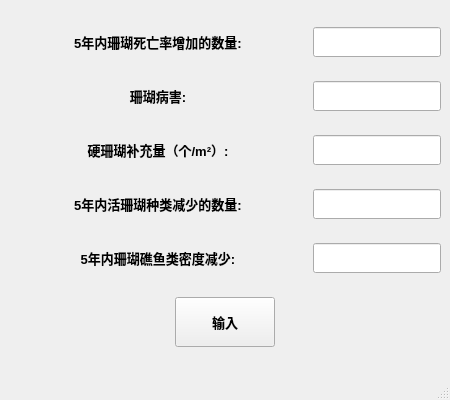
<?xml version="1.0" encoding="UTF-8"?>
<ui version="4.0">
 <class>MainWindow</class>
 <widget class="QMainWindow" name="MainWindow">
  <property name="geometry">
   <rect>
    <x>0</x>
    <y>0</y>
    <width>450</width>
    <height>400</height>
   </rect>
  </property>
  <property name="minimumSize">
   <size>
    <width>450</width>
    <height>400</height>
   </size>
  </property>
  <property name="maximumSize">
   <size>
    <width>450</width>
    <height>400</height>
   </size>
  </property>
  <property name="windowTitle">
   <string>生物版块</string>
  </property>
  <widget class="QWidget" name="centralwidget">
   <layout class="QVBoxLayout" name="verticalLayout">
    <item>
     <layout class="QHBoxLayout" name="horizontalLayout" stretch="7,3">
      <item>
       <widget class="QLabel" name="label">
        <property name="font">
         <font>
          <pointsize>10</pointsize>
          <weight>75</weight>
          <bold>true</bold>
         </font>
        </property>
        <property name="layoutDirection">
         <enum>Qt::LeftToRight</enum>
        </property>
        <property name="text">
         <string>5年内珊瑚死亡率增加的数量:</string>
        </property>
        <property name="alignment">
         <set>Qt::AlignCenter</set>
        </property>
       </widget>
      </item>
      <item>
       <widget class="QLineEdit" name="lineEdit">
        <property name="minimumSize">
         <size>
          <width>0</width>
          <height>30</height>
         </size>
        </property>
       </widget>
      </item>
     </layout>
    </item>
    <item>
     <layout class="QHBoxLayout" name="horizontalLayout_3" stretch="7,3">
      <item>
       <widget class="QLabel" name="label_2">
        <property name="font">
         <font>
          <pointsize>10</pointsize>
          <weight>75</weight>
          <bold>true</bold>
         </font>
        </property>
        <property name="text">
         <string>珊瑚病害:</string>
        </property>
        <property name="alignment">
         <set>Qt::AlignCenter</set>
        </property>
       </widget>
      </item>
      <item>
       <widget class="QLineEdit" name="lineEdit_2">
        <property name="minimumSize">
         <size>
          <width>0</width>
          <height>30</height>
         </size>
        </property>
       </widget>
      </item>
     </layout>
    </item>
    <item>
     <layout class="QHBoxLayout" name="horizontalLayout_4" stretch="7,3">
      <item>
       <widget class="QLabel" name="label_3">
        <property name="font">
         <font>
          <pointsize>10</pointsize>
          <weight>75</weight>
          <bold>true</bold>
         </font>
        </property>
        <property name="text">
         <string>硬珊瑚补充量（个/m²）:</string>
        </property>
        <property name="alignment">
         <set>Qt::AlignCenter</set>
        </property>
       </widget>
      </item>
      <item>
       <widget class="QLineEdit" name="lineEdit_3">
        <property name="minimumSize">
         <size>
          <width>0</width>
          <height>30</height>
         </size>
        </property>
       </widget>
      </item>
     </layout>
    </item>
    <item>
     <layout class="QHBoxLayout" name="horizontalLayout_6" stretch="7,3">
      <item>
       <widget class="QLabel" name="label_4">
        <property name="font">
         <font>
          <pointsize>10</pointsize>
          <weight>75</weight>
          <bold>true</bold>
         </font>
        </property>
        <property name="text">
         <string>5年内活珊瑚种类减少的数量:</string>
        </property>
        <property name="alignment">
         <set>Qt::AlignCenter</set>
        </property>
       </widget>
      </item>
      <item>
       <widget class="QLineEdit" name="lineEdit_4">
        <property name="minimumSize">
         <size>
          <width>0</width>
          <height>30</height>
         </size>
        </property>
       </widget>
      </item>
     </layout>
    </item>
    <item>
     <layout class="QHBoxLayout" name="horizontalLayout_2" stretch="7,3">
      <item>
       <widget class="QLabel" name="label_5">
        <property name="font">
         <font>
          <pointsize>10</pointsize>
          <weight>75</weight>
          <bold>true</bold>
         </font>
        </property>
        <property name="text">
         <string>5年内珊瑚礁鱼类密度减少:</string>
        </property>
        <property name="alignment">
         <set>Qt::AlignCenter</set>
        </property>
       </widget>
      </item>
      <item>
       <widget class="QLineEdit" name="lineEdit_5">
        <property name="minimumSize">
         <size>
          <width>0</width>
          <height>30</height>
         </size>
        </property>
       </widget>
      </item>
     </layout>
    </item>
    <item>
     <layout class="QHBoxLayout" name="horizontalLayout_5">
      <property name="topMargin">
       <number>0</number>
      </property>
      <property name="bottomMargin">
       <number>0</number>
      </property>
      <item>
       <widget class="QPushButton" name="pushButton">
        <property name="minimumSize">
         <size>
          <width>0</width>
          <height>0</height>
         </size>
        </property>
        <property name="maximumSize">
         <size>
          <width>100</width>
          <height>50</height>
         </size>
        </property>
        <property name="font">
         <font>
          <pointsize>10</pointsize>
          <weight>75</weight>
          <bold>true</bold>
         </font>
        </property>
        <property name="text">
         <string>输入</string>
        </property>
       </widget>
      </item>
     </layout>
    </item>
   </layout>
  </widget>
  <widget class="QMenuBar" name="menubar">
   <property name="geometry">
    <rect>
     <x>0</x>
     <y>0</y>
     <width>450</width>
     <height>26</height>
    </rect>
   </property>
  </widget>
  <widget class="QStatusBar" name="statusbar"/>
 </widget>
 <resources/>
 <connections/>
</ui>
